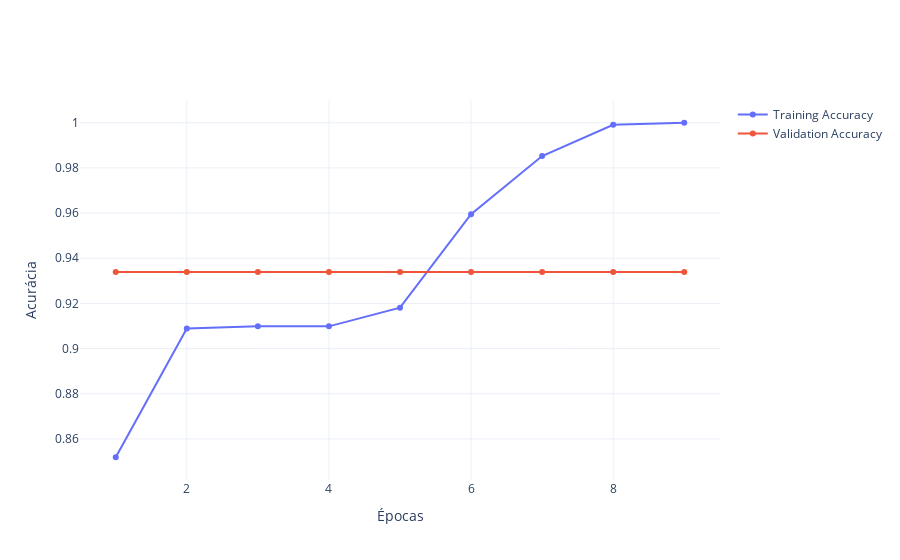

The notebook cell saved with this chart:
### Code cell
# Plotando acurácia
fig3 = plot_history_acc(history)
fig3.show()

### Figure 1 — Plotly figure (JSON) as saved in the notebook; plotly's stock layout.template omitted (floating-point values rounded to 4 significant figures)
{"data": [{"name": "Training Accuracy", "type": "scatter", "x": [1, 2, 3, 4, 5, 6, 7, 8, 9, 10], "y": [0.8519, 0.9089, 0.9098, 0.9098, 0.9181, 0.9595, 0.9853, 0.9991, 1]}, {"name": "Validation Accuracy", "type": "scatter", "x": [1, 2, 3, 4, 5, 6, 7, 8, 9, 10], "y": [0.9339, 0.9339, 0.9339, 0.9339, 0.9339, 0.9339, 0.9339, 0.9339, 0.9339]}], "layout": {"xaxis": {"title": {"text": "Épocas"}}, "yaxis": {"title": {"text": "Acurácia"}}}}
